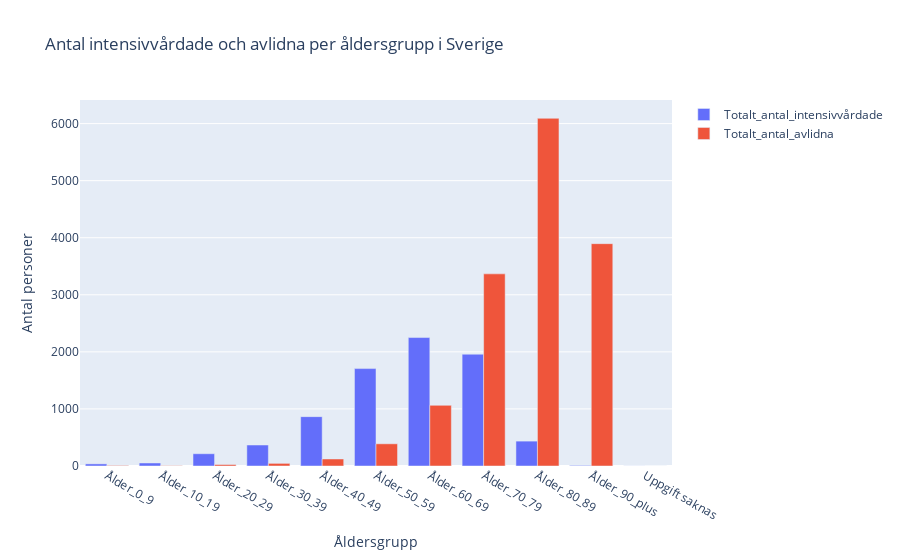
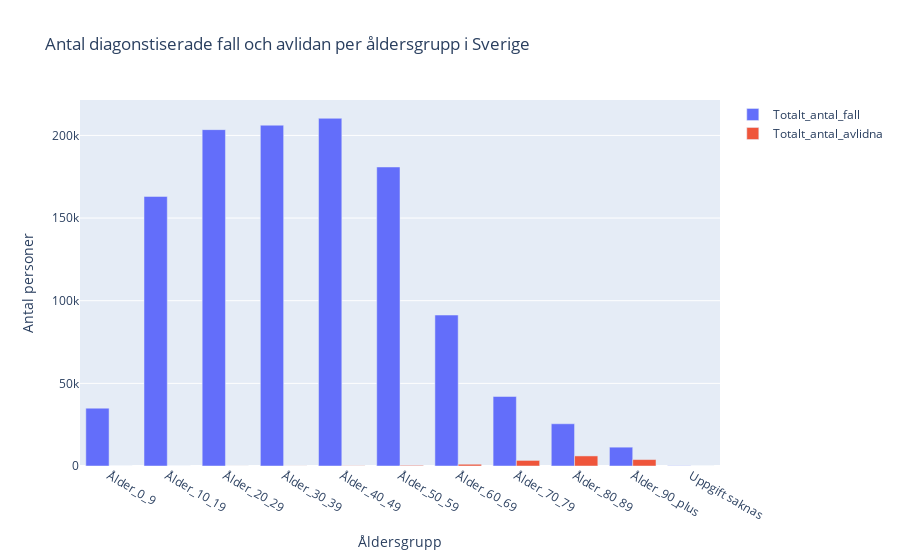

Notebook cell for these charts, in order:
### Markdown cell above
### Antall fall, intensivvårdade och avlidna i olika åldersgrupper

### Code cell
# Läst in excelfil till dataframe
covid_åldersgrupp = pd.read_excel("Data/Folkhalsomyndigheten_Covid19.xlsx", sheet_name="Totalt antal per åldersgrupp")

# Plotta stapeldiagram Antal intensivvårdade och avlidna per åldersgrupp i Sverige
fig = px.bar(covid_åldersgrupp, x="Åldersgrupp", y=[ "Totalt_antal_intensivvårdade", "Totalt_antal_avlidna"], barmode='group', title="Antal intensivvårdade och avlidna per åldersgrupp i Sverige", labels={"value" : "Antal personer", "variable" : ""}, log_y=False)
fig.show()
fig.write_html("Visualiseringar/Antal intensivvårdade och avlidna per åldersgrupp i Sverige.html")


# Plotta stapeldiagram Antal diagonstiserade fall och avlidan per åldersgrupp i Sverige
fig = px.bar(covid_åldersgrupp, x="Åldersgrupp", y=["Totalt_antal_fall", "Totalt_antal_avlidna"], barmode='group', title="Antal diagonstiserade fall och avlidan per åldersgrupp i Sverige", labels={"value" : "Antal personer", "variable" : ""}, log_y=False)
fig.show()
fig.write_html("Visualiseringar/Antal diagonstiserade fall och avlidan per åldersgrupp i Sverige.html")

### Figure 1 — Plotly figure (JSON) as saved in the notebook; plotly's stock layout.template omitted (floating-point values rounded to 4 significant figures)
{"data": [{"alignmentgroup": "True", "hovertemplate": "=Totalt_antal_intensivvårdade<br>Åldersgrupp=%{x}<br>Antal personer=%{y}<extra></extra>", "legendgroup": "Totalt_antal_intensivvårdade", "marker": {"color": "#636efa", "pattern": {"shape": ""}}, "name": "Totalt_antal_intensivvårdade", "offsetgroup": "Totalt_antal_intensivvårdade", "orientation": "v", "showlegend": true, "textposition": "auto", "type": "bar", "x": ["Ålder_0_9", "Ålder_10_19", "Ålder_20_29", "Ålder_30_39", "Ålder_40_49", "Ålder_50_59", "Ålder_60_69", "Ålder_70_79", "Ålder_80_89", "Ålder_90_plus", "Uppgift saknas"], "xaxis": "x", "y": [37, 53, 215, 368, 865, 1707, 2251, 1959, 436, 10, 1], "yaxis": "y"}, {"alignmentgroup": "True", "hovertemplate": "=Totalt_antal_avlidna<br>Åldersgrupp=%{x}<br>Antal personer=%{y}<extra></extra>", "legendgroup": "Totalt_antal_avlidna", "marker": {"color": "#EF553B", "pattern": {"shape": ""}}, "name": "Totalt_antal_avlidna", "offsetgroup": "Totalt_antal_avlidna", "orientation": "v", "showlegend": true, "textposition": "auto", "type": "bar", "x": ["Ålder_0_9", "Ålder_10_19", "Ålder_20_29", "Ålder_30_39", "Ålder_40_49", "Ålder_50_59", "Ålder_60_69", "Ålder_70_79", "Ålder_80_89", "Ålder_90_plus", "Uppgift saknas"], "xaxis": "x", "y": [9, 5, 25, 46, 123, 389, 1063, 3367, 6093, 3896, 0], "yaxis": "y"}], "layout": {"barmode": "group", "legend": {"title": {"text": ""}, "tracegroupgap": 0}, "title": {"text": "Antal intensivvårdade och avlidna per åldersgrupp i Sverige"}, "xaxis": {"anchor": "y", "domain": [0, 1], "title": {"text": "Åldersgrupp"}}, "yaxis": {"anchor": "x", "domain": [0, 1], "title": {"text": "Antal personer"}}}}

### Figure 2 — Plotly figure (JSON) as saved in the notebook; plotly's stock layout.template omitted (floating-point values rounded to 4 significant figures)
{"data": [{"alignmentgroup": "True", "hovertemplate": "=Totalt_antal_fall<br>Åldersgrupp=%{x}<br>Antal personer=%{y}<extra></extra>", "legendgroup": "Totalt_antal_fall", "marker": {"color": "#636efa", "pattern": {"shape": ""}}, "name": "Totalt_antal_fall", "offsetgroup": "Totalt_antal_fall", "orientation": "v", "showlegend": true, "textposition": "auto", "type": "bar", "x": ["Ålder_0_9", "Ålder_10_19", "Ålder_20_29", "Ålder_30_39", "Ålder_40_49", "Ålder_50_59", "Ålder_60_69", "Ålder_70_79", "Ålder_80_89", "Ålder_90_plus", "Uppgift saknas"], "xaxis": "x", "y": [34988, 163093, 203508, 206199, 210361, 180902, 91334, 42062, 25541, 11394, 148], "yaxis": "y"}, {"alignmentgroup": "True", "hovertemplate": "=Totalt_antal_avlidna<br>Åldersgrupp=%{x}<br>Antal personer=%{y}<extra></extra>", "legendgroup": "Totalt_antal_avlidna", "marker": {"color": "#EF553B", "pattern": {"shape": ""}}, "name": "Totalt_antal_avlidna", "offsetgroup": "Totalt_antal_avlidna", "orientation": "v", "showlegend": true, "textposition": "auto", "type": "bar", "x": ["Ålder_0_9", "Ålder_10_19", "Ålder_20_29", "Ålder_30_39", "Ålder_40_49", "Ålder_50_59", "Ålder_60_69", "Ålder_70_79", "Ålder_80_89", "Ålder_90_plus", "Uppgift saknas"], "xaxis": "x", "y": [9, 5, 25, 46, 123, 389, 1063, 3367, 6093, 3896, 0], "yaxis": "y"}], "layout": {"barmode": "group", "legend": {"title": {"text": ""}, "tracegroupgap": 0}, "title": {"text": "Antal diagonstiserade fall och avlidan per åldersgrupp i Sverige"}, "xaxis": {"anchor": "y", "domain": [0, 1], "title": {"text": "Åldersgrupp"}}, "yaxis": {"anchor": "x", "domain": [0, 1], "title": {"text": "Antal personer"}}}}
